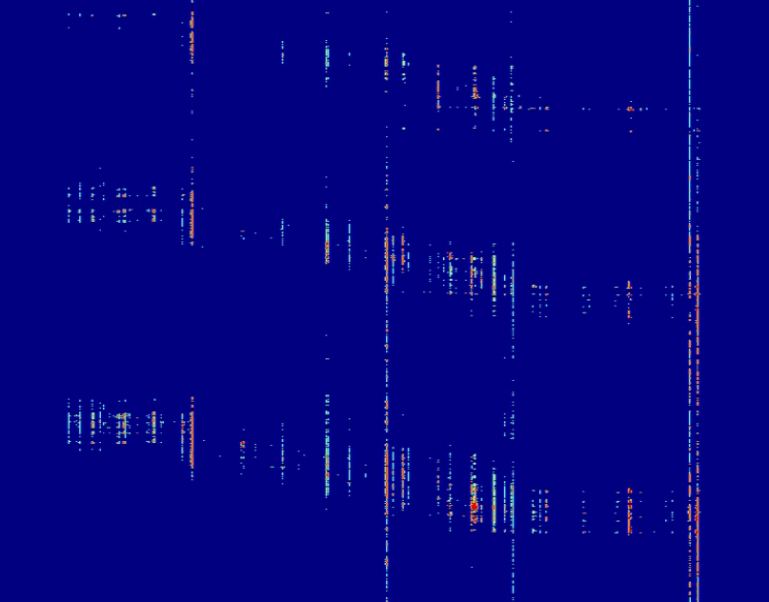
#> input picture HRfeatureExtraction/123.png, 769 x 602 px
$ python featureExtraction.py
#> lines starting #> are read from the running program, lines starting #| are printed output that depends on the picture; after the words box and inside, x2 and y2 are one past the last pixel; in counts of white or black regions, pixels touching at a corner belong together; long printed decimals are rounded
### HRfeatureExtraction/featExtraUtils.py
import cv2
import numpy as np
from HRfeatureExtraction import featExtraDTO

#计算灰度图像区域内能量
def calcuSignalEnergyfromMat( gray_img ):
   assert type(gray_img)==np.ndarray
   return np.sum(np.power(gray_img, 2))

def calcuSignalMaxfromMat( gray_img ):
   assert type(gray_img)==np.ndarray
   return np.amax(gray_img)

def calcuSignalMeanfromMat(gray_img):
   assert type(gray_img) == np.ndarray

   return np.mean(gray_img)

def calcuSignalVarfromMat(gray_img):
   assert type(gray_img) == np.ndarray
   return np.var(gray_img)

def calcuSignalProportionfromMat(gray_img):
   assert type(gray_img) == np.ndarray
   # gray_img.shape
   totleLen=len(gray_img.tolist())
   upMeanlen=len(gray_img[gray_img > np.mean(gray_img)].tolist())
   return upMeanlen/totleLen

def calcuVibrationDegreefromMat(gray_img,signalStrengthThreshold=100,hightThre=5,widththre=3,areathre=5):
   assert type(gray_img) == np.ndarray
   assert type(signalStrengthThreshold) == int
   assert type(hightThre) == int
   assert type(widththre) == int
   assert type(areathre) == int
   ret, binary = cv2.threshold(gray_img, signalStrengthThreshold, 255, cv2.THRESH_BINARY)

   contours, hierarchy = cv2.findContours(binary, cv2.RETR_TREE, cv2.CHAIN_APPROX_NONE)
   eligibleContours = []
   for contour in contours:
      [x, y, w, h] = cv2.boundingRect(contour)
      area = cv2.contourArea(contour)
      if w > widththre and h > hightThre and area > areathre:
         eligibleContours.append(contour)
      else:
         continue
   if len(eligibleContours)>=2:
      [x1, y1, w1, h1]=cv2.boundingRect(eligibleContours[0])

      [x2, y2, w2, h2]=cv2.boundingRect(eligibleContours[len(eligibleContours)-1])

      gray_img_Before = gray_img[y1: y1 + h1, x1: x1 + w1]
      gray_img_After = gray_img[y2: y2 + h2, x2: x2 + w2]

      return (calcuSignalMeanfromMat(gray_img_Before)-calcuSignalMeanfromMat(gray_img_After))/255
   else:
      return 1


def calcuAlertLevelNum(signalEnergy,signalMax ,signalMean, signalVar, signalProportion, vibrationDegree):
   alertLevelNum = signalEnergy*featExtraDTO.alertLevelParameter.signalEnergyPara.value + \
                   signalMax*featExtraDTO.alertLevelParameter.signalMaxPara.value+ \
                   signalMean*featExtraDTO.alertLevelParameter.signalMeanPara.value+ \
                   signalVar*featExtraDTO.alertLevelParameter.signalVarPara.value+ \
                   signalProportion*featExtraDTO.alertLevelParameter.signalProportionPara.value+ \
                   vibrationDegree*featExtraDTO.alertLevelParameter.vibrationDegreePara.value

   return alertLevelNum

### HRfeatureExtraction/featExtraDTO.py
from  enum import Enum


class alertLevelCol(Enum):
    YELLOW = 'yellow'
    RED = 'red'
    BLUE = 'blue'

class alertLevelEmu(Enum):
    LEVEL1 = 100
    LEVEL2 = 200
    LEVEL3 = 300

class alertLevelParameter(Enum):
    signalEnergyPara = 1
    signalMaxPara = 1
    signalMeanPara = 1
    signalVarPara = 1
    signalProportionPara = 1
    vibrationDegreePara = 1


class feaExtra:

    signalEnergy = ''
    signalMax = ''
    signalMean = ''
    signalVar = ''
    signalProportion = ''
    vibrationDegree = ''
    alertLevelNum = ''

    alertLevel=''

    def __init__(self, signalEnergy,signalMax ,signalMean, signalVar, signalProportion, vibrationDegree,alertLevelNum):
        self.signalEnergy = signalEnergy
        self.signalMax = signalMax
        self.signalMean = signalMean
        self.signalVar = signalVar
        self.signalProportion = signalProportion
        self.vibrationDegree = vibrationDegree
        self.alertLevelNum = alertLevelNum
        self.alertLevel = self.__getalertLevelCol(self.alertLevelNum)

    def __getalertLevelCol(self,alertLevelNum):
        if alertLevelNum<=alertLevelEmu.LEVEL1.value:
            alertLevel= alertLevelCol.BLUE.value

        elif alertLevelNum <=alertLevelEmu.LEVEL2.value:
            alertLevel = alertLevelCol.YELLOW.value

        else:
            alertLevel = alertLevelCol.RED.value
        return alertLevel

    def displayfeaExtra(self):
        print("signalEnergy : ", self.signalEnergy,
              "signalMax : ", self.signalMax,
              "signalMean : ", self.signalMean,
              "signalVar : ", self.signalVar,
              "signalProportion : ", str(self.signalProportion)+'%',
              "vibrationDegree : ", str(-self.vibrationDegree)+'%',
              "alertLevelNum : ", self.alertLevelNum,
              "alertLevel : ", self.alertLevel
              )

### HRfeatureExtraction/featureExtraction.py
import cv2
from HRfeatureExtraction import featExtraUtils
from HRfeatureExtraction import featExtraDTO
import numpy as np
#@paramter
in_path = '123.png'
signalStrengthThreshold=100 #0-255
hightThre=5
widththre=3
areathre=5

#cv2.IMREAD_COLOR忽略alpha通道cv2.IMREAD_GRAYSCALE读入灰度图片cv2.IMREAD_UNCHANGED
#mian
bgr_img = cv2.imread(in_path)
#> bgr_img is the input picture: shape (602, 769, 3); mean B, G, R 128.9, 3.1, 3.6
gray_img = cv2.cvtColor(bgr_img, cv2.COLOR_BGR2GRAY)
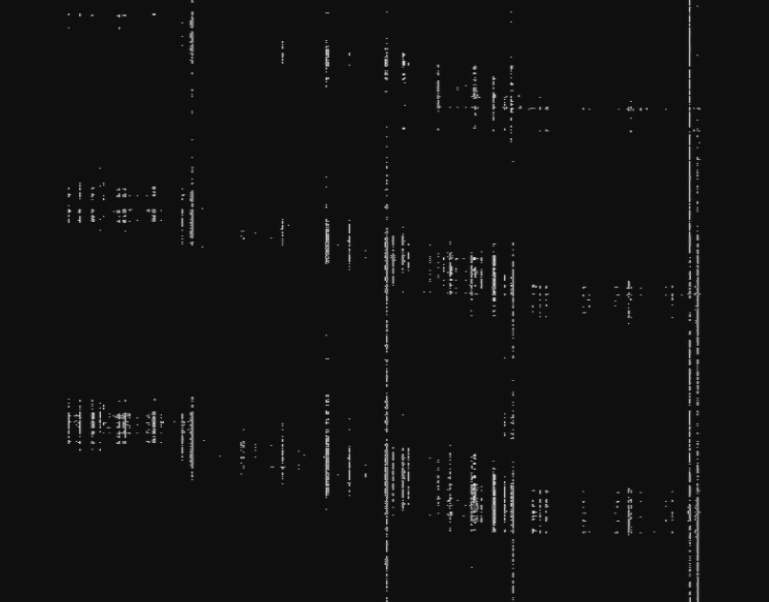
#> gray_img: shape (602, 769); min 13, max 220, mean 17.7
# [5 lines of commented-out code are left out]


signalEnergy=featExtraUtils.calcuSignalEnergyfromMat(gray_img)
#> signalEnergy = 97174763
signalMax=featExtraUtils.calcuSignalMaxfromMat(gray_img)
#> signalMax = 220
signalMean=featExtraUtils.calcuSignalMeanfromMat(gray_img)
#> signalMean = 17.68
signalVar=featExtraUtils.calcuSignalVarfromMat(gray_img)
#> signalVar = 241.7
signalProportion=featExtraUtils.calcuSignalProportionfromMat(gray_img)
#> in calcuSignalProportionfromMat, `totleLen=len(gray_img.tolist())`: totleLen = 602
#> in calcuSignalProportionfromMat, `upMeanlen=len(gray_img[gray_img > np.mean(gray_img)].tolist())`: upMeanlen = 25239
#> signalProportion = 41.93
vibrationDegree=featExtraUtils.calcuVibrationDegreefromMat(gray_img,signalStrengthThreshold,hightThre,widththre,areathre)
#> in calcuVibrationDegreefromMat, `ret, binary = cv2.threshold(gray_img, signalStrengthThreshold, 255, cv..`:
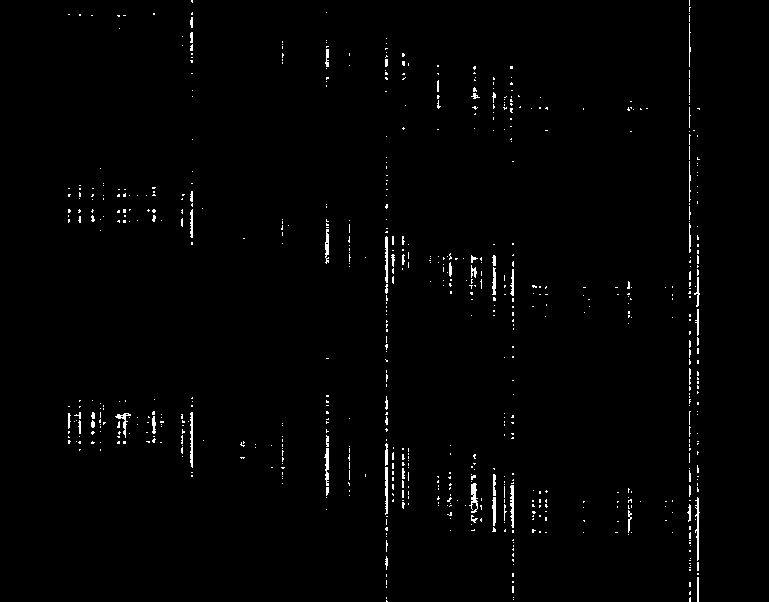
#> binary: shape (602, 769); 1.2% white in thin lines or dots, all inside (x1, y1, x2, y2) = (68, 0, 700, 602)
#> in calcuVibrationDegreefromMat, `ret, binary = cv2.threshold(gray_img, signalStrengthThreshold, 255, cv..`: ret = 100
#> in calcuVibrationDegreefromMat, `contours, hierarchy = cv2.findContours(binary, cv2.RETR_TREE, cv2.CHAI..`: contours = 723 contours, 698 with area under 20; largest, box (x1, y1, x2, y2) and area: (469, 483, 478, 513) 86, (510, 485, 514, 528) 82, (190, 412, 193, 468) 78, (385, 467, 388, 515) 76, (324, 448, 329, 486) 75
#> the loop in calcuVibrationDegreefromMat, `for contour in contours:` made 723 passes
#> (x, y, w, h, area) on passes 12, 73, 87: (697, 577, 2, 25, 24), (628, 510, 4, 23, 22.5), (687, 504, 4, 18, 21.5)
#> after the loop in calcuVibrationDegreefromMat, `for contour in contours:`: eligibleContours = 28 contours, 11 with area under 20; largest, box (x1, y1, x2, y2) and area: (469, 483, 478, 513) 86, (510, 485, 514, 528) 82, (324, 448, 329, 486) 75, (695, 497, 700, 561) 74, (115, 413, 131, 438) 66
#> in calcuVibrationDegreefromMat, `[x1, y1, w1, h1]=cv2.boundingRect(eligibleContours[0])`: x1 = 471; y1 = 515; w1 = 7; h1 = 8
#> in calcuVibrationDegreefromMat, `[x2, y2, w2, h2]=cv2.boundingRect(eligibleContours[len(eligibleContour..`: x2 = 325; y2 = 49; w2 = 4; h2 = 18
#> in calcuVibrationDegreefromMat, `gray_img_After = gray_img[y2: y2 + h2, x2: x2 + w2]`: gray_img_After = 18 rows, first 6: [80, 163, 140, 138], [93, 190, 161, 163], [92, 190, 162, 164], [91, 191, 162, 164], [92, 191, 162, 163], [92, 190, 162, 162]
#> vibrationDegree = -0.143
alertLevelNum=featExtraUtils.calcuAlertLevelNum(signalEnergy,signalMax ,signalMean, signalVar, signalProportion, vibrationDegree)
#> in calcuAlertLevelNum, `alertLevelNum = signalEnergy*featExtraDTO.alertLevelParameter.signalEn..`: alertLevelNum = 97175284.2
#> alertLevelNum = 97175284.2
# print(alertLevelNum)

featExtra = featExtraDTO.feaExtra(signalEnergy,signalMax ,signalMean, signalVar, signalProportion, vibrationDegree,alertLevelNum)
#> in __init__, `self.signalEnergy = signalEnergy`: self.signalEnergy = 97174763
#> in __init__, `self.signalMax = signalMax`: self.signalMax = 220
#> in __init__, `self.signalMean = signalMean`: self.signalMean = 17.68
#> in __init__, `self.signalVar = signalVar`: self.signalVar = 241.7
#> in __init__, `self.signalProportion = signalProportion`: self.signalProportion = 41.93
#> in __init__, `self.vibrationDegree = vibrationDegree`: self.vibrationDegree = -0.143
#> in __init__, `self.alertLevelNum = alertLevelNum`: self.alertLevelNum = 97175284.2
#> in __init__, `self.alertLevel = self.__getalertLevelCol(self.alertLevelNum)`: self.alertLevel = 'red'


print('--------')
featExtra.displayfeaExtra()
#| signalEnergy :  97174763 signalMax :  220 signalMean :  17.684 signalVar :  241.689 signalProportion :  41.925% vibrationDegree :  0.1434% alertLevelNum :  97175284.155 alertLevel :  red
# print("signalEnergy : ", signalEnergy,
#       "signalMax : ", signalMax,
#       "signalMean : ", signalMean,
#       "signalVar : ", signalVar,
#       "signalProportion : ", str(signalEnergy)+'%',
#       "signalEnergy : ", str(signalEnergy)+'%'
#       )

cv2.imshow('image',bgr_img)
cv2.waitKey(0)
cv2.destroyAllWindows()


# [50 lines of commented-out code are left out]
